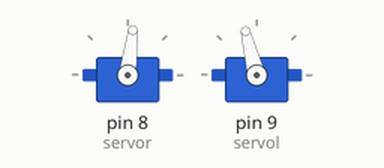
Bench run of a sketch on a simulated Arduino Uno, built with avr-gcc and run on an emulated ATmega328P. Shown: 2 × servo.

Above: at 0.05 s.
Timing chart, 0 to 7.5 s (numbered marks = the images above):
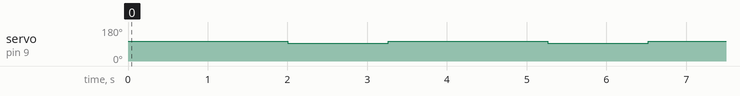

Measured:
- by itself, servo on pin 9 (servol): alternates 104° for 2.0 s and 94° for 1.3 s

The sketch:

Square.ino
```cpp
#include <Servo.h>

Servo servol;
Servo servor;// create servo object to control a servo


int pos = 0;    // variable to store the servo position

void setup() {
  servor.attach(8);
  servol.attach(9);// attaches the servo on pin 9 to the servo object
}

void loop() {
 servor.write(83);
 servol.write(104);
 delay(2000);
 servol.write(94);
 servor.write(83);
 delay(1260);

}
```
